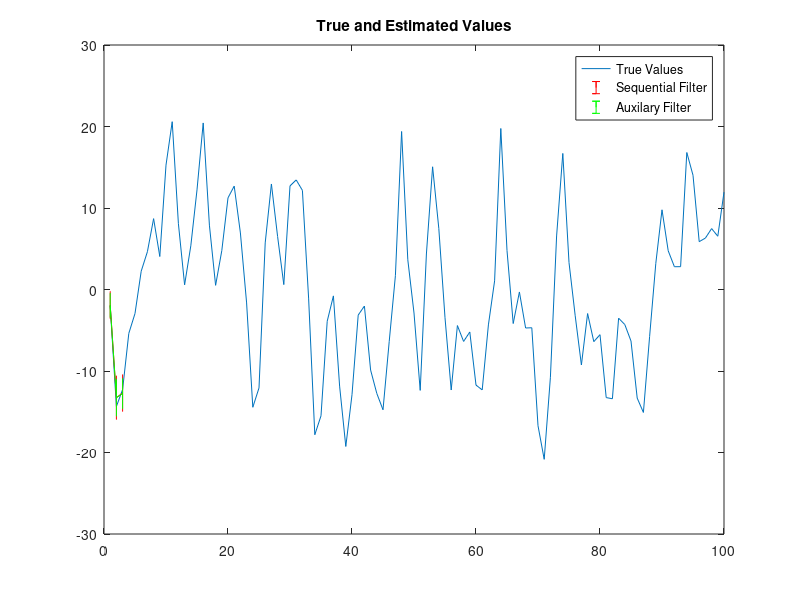

Reproduce this figure in MATLAB. (Note: this script raises an error after producing the figure.)
clear;
%% Setting state variables and observations
n=100;
N=10000;
ESS=500;
ESS2=500;
%% Dynamics of state variables and observations
X_mean=@(x,i) x./2+25.*x./(1+x.^2)+8*cos(1.2*i);
X_val=@(x,i) normrnd(X_mean(x,i),sqrt(10));
Y_val=@(x) normrnd(x.^2./20,2);
Y_pdf=@(y,x) normpdf(y,x.^2./20,2);
Y=ones(n,1);
%%Generate the sample paths of Xt and Yt 
X_tval(1)=X_val(0,1);
Y(1)=Y_val(X_tval(1));
for i=2:n
    X_tval(i)=X_val(X_tval(i-1),i);
    Y(i)=Y_val(X_tval(i));
end
%%Treating the state variables Xt as unknowns and estimate
X=ones(n,N);
W=ones(n,N);
X2=ones(n,N);
W2=ones(n,N);
V=ones(n,N);
X(1,:)=X_val(zeros(1,N),1);
W(1,:)=Y_pdf(Y(1),X(1,:));
W(1,:)=W(1,:)/sum(W(1,:));
X2(1,:)=X_val(zeros(1,N),1);
W2(1,:)=Y_pdf(Y(1),X2(1,:));
W2(1,:)=W2(1,:)/sum(W2(1,:));

%% Particle Filter Sampling for t=1
%sequential importance resampling
if 1/sum(W(1,:).^2)<ESS
    WC=cumsum(W(1,:));
    X_temp=X(1,:);
    for j=1:N
        X(1,j)=X_temp(sum(WC<rand())+1);
    end
    W(1,:)=1/n;
end
%auxiliary particle filter sample
if 1/sum(W2(1,:).^2)<ESS
    wc2=cumsum(W2(1,:));
    X2_temp=X2(1,:);
    for j=1:N
        X2(1,j)=X2_temp(sum(wc2<rand())+1);
    end
    W2(1,:)=W2(1,:).*Y_pdf(Y(1),X_mean(X2(1,:),1));
end
  
%% Particle Filter Sampling for t>1
for i=2:n
    %%sequential importance resampling
    X(i,:)=X_val(X(i-1,:),i);
    W(i,:)=W(i-1,:).*Y_pdf(Y(i),X(i,:));
    W(i,:)=W(i,:)/sum(W(i,:));
    if 1/sum(W(i,:).^2)<ESS
        WC=cumsum(W(i,:));
        X_temp=X;
        for j=1:N
            X(:,j)=X_temp(:,sum(WC<rand())+1);
        end
        W(i,:)=1/N;
    end
    %%auxiliary particle filter sample
    X2(i,:)=X_val(X2(i-1,:),i);
    W2(i,:)=W2(i-1,:).*Y_pdf(Y(i),X2(i,:));
    W2(i,:)=W2(i,:)/sum(W2(i,:));
    if 1/sum(W2(i-1,:).^2)<ESS2
        X2_temp=X2;
        V=W2(i-1,:).*Y_pdf(Y(i),X_mean(X2(i-1,:),i));
        V=V/sum(V);
        VC=cumsum(V);
        %set the proposal weights 
        for j=1:N
            Temp_rand=sum(vc<rand())+1;
            X2(:,j)=X2_temp(:,Temp_rand);
            W_temp=W2(i-1,Temp_rand)/V(1,Temp_rand);
        end
        W2(i,:)=W_temp.*Y_pdf(Y(i),X_mean(X2(i-1,:),i));
        W2(i,:) = W2(i,:)./sum(W2(i,:));

    end

    figure(1);
hold off;
%%Using estimated density functions, compute mean and variance
plot(1:n,X_tval);
hold on;
Mean_1=X*W(i,:)';
Mean_2=X2*W2(i,:)';
S1=(X-repmat(Mean_1,1,N)).^2*W(i,:)';
S2=(X2-repmat(Mean_2,1,N)).^2*W2(i,:)';
errorbar(1:i,Mean_1(1:i,:),nthroot(S1(1:i,:),2),'r');
errorbar(1:i,Mean_2(1:i,:),nthroot(S2(1:i,:),2),'g');
legend('True Values', 'Sequential Filter', 'Auxilary Filter')
title('True and Estimated Values')
end
%% Plot containing the trajectories of all particles over time.
figure(2);
plot(1:n,X);
title('Trajectories - Sequential Importance Resampling Filter')
figure(3);
plot(1:n,X2);
title('Trajectories - Auxiliary Particle Filter')
%% Plot of the effective sample size over time.
figure(4);
plot(1:n,1./sum(W.^2,2));
legend('Sequential Filter')
title('Effective Sample Size - Sequential Particle Filter')
figure(5);
plot(1:n,1./sum(W2.^2,2));
legend('Auxilary Filter')
title('Effective Sample Size - Auxiliary Particle Filter')

